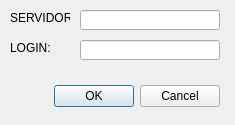
<?xml version="1.0" encoding="UTF-8"?>
<ui version="4.0">
 <class>Mensageiro2_Cliente_Connect</class>
 <widget class="QDialog" name="Mensageiro2_Cliente_Connect">
  <property name="geometry">
   <rect>
    <x>0</x>
    <y>0</y>
    <width>235</width>
    <height>125</height>
   </rect>
  </property>
  <property name="windowTitle">
   <string>Conexão ao servidor</string>
  </property>
  <widget class="QDialogButtonBox" name="buttonBox">
   <property name="geometry">
    <rect>
     <x>20</x>
     <y>80</y>
     <width>200</width>
     <height>32</height>
    </rect>
   </property>
   <property name="orientation">
    <enum>Qt::Horizontal</enum>
   </property>
   <property name="standardButtons">
    <set>QDialogButtonBox::Cancel|QDialogButtonBox::Ok</set>
   </property>
   <property name="centerButtons">
    <bool>false</bool>
   </property>
  </widget>
  <widget class="QLabel" name="labelServidor">
   <property name="geometry">
    <rect>
     <x>10</x>
     <y>10</y>
     <width>60</width>
     <height>16</height>
    </rect>
   </property>
   <property name="text">
    <string>SERVIDOR:</string>
   </property>
  </widget>
  <widget class="QLabel" name="labelLogin">
   <property name="geometry">
    <rect>
     <x>10</x>
     <y>40</y>
     <width>60</width>
     <height>16</height>
    </rect>
   </property>
   <property name="text">
    <string>LOGIN:</string>
   </property>
  </widget>
  <widget class="QLineEdit" name="editServidor">
   <property name="geometry">
    <rect>
     <x>80</x>
     <y>10</y>
     <width>140</width>
     <height>20</height>
    </rect>
   </property>
  </widget>
  <widget class="QLineEdit" name="editLogin">
   <property name="geometry">
    <rect>
     <x>80</x>
     <y>40</y>
     <width>140</width>
     <height>20</height>
    </rect>
   </property>
  </widget>
 </widget>
 <resources/>
 <connections>
  <connection>
   <sender>buttonBox</sender>
   <signal>accepted()</signal>
   <receiver>Mensageiro2_Cliente_Connect</receiver>
   <slot>accept()</slot>
   <hints>
    <hint type="sourcelabel">
     <x>248</x>
     <y>254</y>
    </hint>
    <hint type="destinationlabel">
     <x>157</x>
     <y>274</y>
    </hint>
   </hints>
  </connection>
  <connection>
   <sender>buttonBox</sender>
   <signal>rejected()</signal>
   <receiver>Mensageiro2_Cliente_Connect</receiver>
   <slot>reject()</slot>
   <hints>
    <hint type="sourcelabel">
     <x>316</x>
     <y>260</y>
    </hint>
    <hint type="destinationlabel">
     <x>286</x>
     <y>274</y>
    </hint>
   </hints>
  </connection>
 </connections>
</ui>
